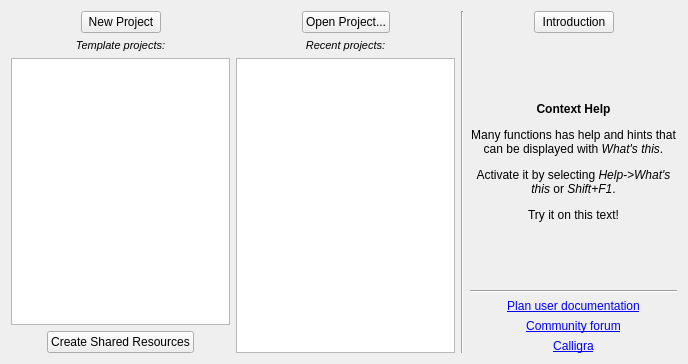
<?xml version="1.0" encoding="UTF-8"?>
<ui version="4.0">
 <class>KPlato::WelcomeView</class>
 <widget class="QWidget" name="KPlato::WelcomeView">
  <property name="geometry">
   <rect>
    <x>0</x>
    <y>0</y>
    <width>688</width>
    <height>364</height>
   </rect>
  </property>
  <layout class="QHBoxLayout" name="horizontalLayout_5">
   <item>
    <layout class="QVBoxLayout" name="verticalLayout_3">
     <item>
      <layout class="QHBoxLayout" name="horizontalLayout_2">
       <item>
        <spacer name="horizontalSpacer_2">
         <property name="orientation">
          <enum>Qt::Horizontal</enum>
         </property>
         <property name="sizeHint" stdset="0">
          <size>
           <width>13</width>
           <height>14</height>
          </size>
         </property>
        </spacer>
       </item>
       <item>
        <widget class="QPushButton" name="newProjectBtn">
         <property name="whatsThis">
          <string comment="@info:whartsthis"/>
         </property>
         <property name="text">
          <string>New Project</string>
         </property>
         <property name="icon">
          <iconset theme="list-add">
           <normaloff>.</normaloff>.</iconset>
         </property>
        </widget>
       </item>
       <item>
        <spacer name="horizontalSpacer_6">
         <property name="orientation">
          <enum>Qt::Horizontal</enum>
         </property>
         <property name="sizeHint" stdset="0">
          <size>
           <width>13</width>
           <height>17</height>
          </size>
         </property>
        </spacer>
       </item>
      </layout>
     </item>
     <item>
      <widget class="QLabel" name="label_2">
       <property name="text">
        <string>&lt;html&gt;&lt;head/&gt;&lt;body&gt;&lt;p&gt;&lt;span style=&quot; font-size:8pt; font-style:italic;&quot;&gt;Template projects:&lt;/span&gt;&lt;/p&gt;&lt;/body&gt;&lt;/html&gt;</string>
       </property>
       <property name="alignment">
        <set>Qt::AlignCenter</set>
       </property>
      </widget>
     </item>
     <item>
      <widget class="QTreeView" name="projectTemplates">
       <property name="editTriggers">
        <set>QAbstractItemView::NoEditTriggers</set>
       </property>
       <property name="alternatingRowColors">
        <bool>true</bool>
       </property>
       <property name="textElideMode">
        <enum>Qt::ElideMiddle</enum>
       </property>
       <property name="rootIsDecorated">
        <bool>false</bool>
       </property>
       <attribute name="headerVisible">
        <bool>false</bool>
       </attribute>
      </widget>
     </item>
     <item>
      <layout class="QHBoxLayout" name="horizontalLayout_4">
       <item>
        <spacer name="horizontalSpacer_8">
         <property name="orientation">
          <enum>Qt::Horizontal</enum>
         </property>
         <property name="sizeHint" stdset="0">
          <size>
           <width>40</width>
           <height>20</height>
          </size>
         </property>
        </spacer>
       </item>
       <item>
        <widget class="QPushButton" name="createResourceFileBtn">
         <property name="text">
          <string>Create Shared Resources</string>
         </property>
         <property name="icon">
          <iconset theme="user-group-new">
           <normaloff>.</normaloff>.</iconset>
         </property>
        </widget>
       </item>
       <item>
        <spacer name="horizontalSpacer_7">
         <property name="orientation">
          <enum>Qt::Horizontal</enum>
         </property>
         <property name="sizeHint" stdset="0">
          <size>
           <width>40</width>
           <height>20</height>
          </size>
         </property>
        </spacer>
       </item>
      </layout>
     </item>
    </layout>
   </item>
   <item>
    <layout class="QVBoxLayout" name="verticalLayout">
     <item>
      <layout class="QHBoxLayout" name="horizontalLayout">
       <item>
        <spacer name="horizontalSpacer_4">
         <property name="orientation">
          <enum>Qt::Horizontal</enum>
         </property>
         <property name="sizeHint" stdset="0">
          <size>
           <width>40</width>
           <height>20</height>
          </size>
         </property>
        </spacer>
       </item>
       <item>
        <widget class="QPushButton" name="openProjectBtn">
         <property name="whatsThis">
          <string comment="@info:whatsthis">&lt;html&gt;&lt;head/&gt;&lt;body&gt;&lt;p&gt;&lt;span style=&quot; font-weight:600;&quot;&gt;Open Project&lt;/span&gt;&lt;/p&gt;&lt;p&gt;Displays a file dialog enabling you to open an existing project.&lt;/p&gt;&lt;/body&gt;&lt;/html&gt;</string>
         </property>
         <property name="text">
          <string>Open Project...</string>
         </property>
         <property name="icon">
          <iconset theme="document-open">
           <normaloff>.</normaloff>.</iconset>
         </property>
        </widget>
       </item>
       <item>
        <spacer name="horizontalSpacer">
         <property name="orientation">
          <enum>Qt::Horizontal</enum>
         </property>
         <property name="sizeHint" stdset="0">
          <size>
           <width>40</width>
           <height>20</height>
          </size>
         </property>
        </spacer>
       </item>
      </layout>
     </item>
     <item>
      <widget class="QLabel" name="label">
       <property name="text">
        <string>&lt;html&gt;&lt;head/&gt;&lt;body&gt;&lt;p&gt;&lt;span style=&quot; font-size:8pt; font-style:italic;&quot;&gt;Recent projects:&lt;/span&gt;&lt;/p&gt;&lt;/body&gt;&lt;/html&gt;</string>
       </property>
       <property name="alignment">
        <set>Qt::AlignCenter</set>
       </property>
      </widget>
     </item>
     <item>
      <widget class="QTreeView" name="recentProjects">
       <property name="alternatingRowColors">
        <bool>true</bool>
       </property>
       <property name="textElideMode">
        <enum>Qt::ElideMiddle</enum>
       </property>
       <property name="rootIsDecorated">
        <bool>false</bool>
       </property>
       <property name="itemsExpandable">
        <bool>false</bool>
       </property>
       <attribute name="headerVisible">
        <bool>false</bool>
       </attribute>
      </widget>
     </item>
    </layout>
   </item>
   <item>
    <widget class="Line" name="line">
     <property name="orientation">
      <enum>Qt::Vertical</enum>
     </property>
    </widget>
   </item>
   <item>
    <layout class="QVBoxLayout" name="verticalLayout_2">
     <item>
      <layout class="QHBoxLayout" name="horizontalLayout_3">
       <item>
        <spacer name="horizontalSpacer_5">
         <property name="orientation">
          <enum>Qt::Horizontal</enum>
         </property>
         <property name="sizeHint" stdset="0">
          <size>
           <width>40</width>
           <height>20</height>
          </size>
         </property>
        </spacer>
       </item>
       <item>
        <widget class="QPushButton" name="introductionBtn">
         <property name="text">
          <string>Introduction</string>
         </property>
         <property name="icon">
          <iconset theme="help-hint">
           <normaloff>.</normaloff>.</iconset>
         </property>
        </widget>
       </item>
       <item>
        <spacer name="horizontalSpacer_3">
         <property name="orientation">
          <enum>Qt::Horizontal</enum>
         </property>
         <property name="sizeHint" stdset="0">
          <size>
           <width>40</width>
           <height>20</height>
          </size>
         </property>
        </spacer>
       </item>
      </layout>
     </item>
     <item>
      <spacer name="verticalSpacer_3">
       <property name="orientation">
        <enum>Qt::Vertical</enum>
       </property>
       <property name="sizeHint" stdset="0">
        <size>
         <width>20</width>
         <height>40</height>
        </size>
       </property>
      </spacer>
     </item>
     <item>
      <widget class="QLabel" name="contextHelp">
       <property name="text">
        <string>&lt;html&gt;&lt;head/&gt;&lt;body&gt;&lt;p&gt;&lt;span style=&quot; font-weight:600;&quot;&gt;Context Help&lt;/span&gt;&lt;/p&gt;&lt;p&gt;Many functions has help and hints that can be displayed with &lt;span style=&quot; font-style:italic;&quot;&gt;What's this&lt;/span&gt;.&lt;/p&gt;&lt;p&gt;Activate it by selecting &lt;span style=&quot; font-style:italic;&quot;&gt;Help-&amp;gt;What's this&lt;/span&gt; or &lt;span style=&quot; font-style:italic;&quot;&gt;Shift+F1&lt;/span&gt;.&lt;/p&gt;&lt;p&gt;Try it on this text!&lt;/p&gt;&lt;/body&gt;&lt;/html&gt;</string>
       </property>
       <property name="scaledContents">
        <bool>true</bool>
       </property>
       <property name="alignment">
        <set>Qt::AlignHCenter|Qt::AlignTop</set>
       </property>
       <property name="wordWrap">
        <bool>true</bool>
       </property>
      </widget>
     </item>
     <item>
      <spacer name="verticalSpacer">
       <property name="orientation">
        <enum>Qt::Vertical</enum>
       </property>
       <property name="sizeHint" stdset="0">
        <size>
         <width>20</width>
         <height>40</height>
        </size>
       </property>
      </spacer>
     </item>
     <item>
      <widget class="Line" name="line_2">
       <property name="orientation">
        <enum>Qt::Horizontal</enum>
       </property>
      </widget>
     </item>
     <item>
      <widget class="QLabel" name="label_5">
       <property name="toolTip">
        <string>https://userbase.kde.org/Plan</string>
       </property>
       <property name="text">
        <string comment="@action:button">&lt;a href=&quot;https://userbase.kde.org/Special:MyLanguage/Plan&quot;&gt;Plan user documentation&lt;/a&gt;</string>
       </property>
       <property name="alignment">
        <set>Qt::AlignCenter</set>
       </property>
       <property name="openExternalLinks">
        <bool>true</bool>
       </property>
      </widget>
     </item>
     <item>
      <widget class="QLabel" name="label_4">
       <property name="toolTip">
        <string>https://forum.kde.org/viewforum.php?f=203</string>
       </property>
       <property name="text">
        <string comment="@action:button">&lt;a href=&quot;https://forum.kde.org/viewforum.php?f=203&quot;&gt;Community forum&lt;/a&gt;</string>
       </property>
       <property name="alignment">
        <set>Qt::AlignCenter</set>
       </property>
       <property name="openExternalLinks">
        <bool>true</bool>
       </property>
      </widget>
     </item>
     <item>
      <widget class="QLabel" name="label_3">
       <property name="toolTip">
        <string>https://calligra.org</string>
       </property>
       <property name="text">
        <string comment="@action:button">&lt;a href=&quot;https://calligra.org&quot;&gt;Calligra&lt;/a&gt;</string>
       </property>
       <property name="alignment">
        <set>Qt::AlignCenter</set>
       </property>
       <property name="openExternalLinks">
        <bool>true</bool>
       </property>
      </widget>
     </item>
    </layout>
   </item>
  </layout>
 </widget>
 <resources/>
 <connections/>
</ui>
